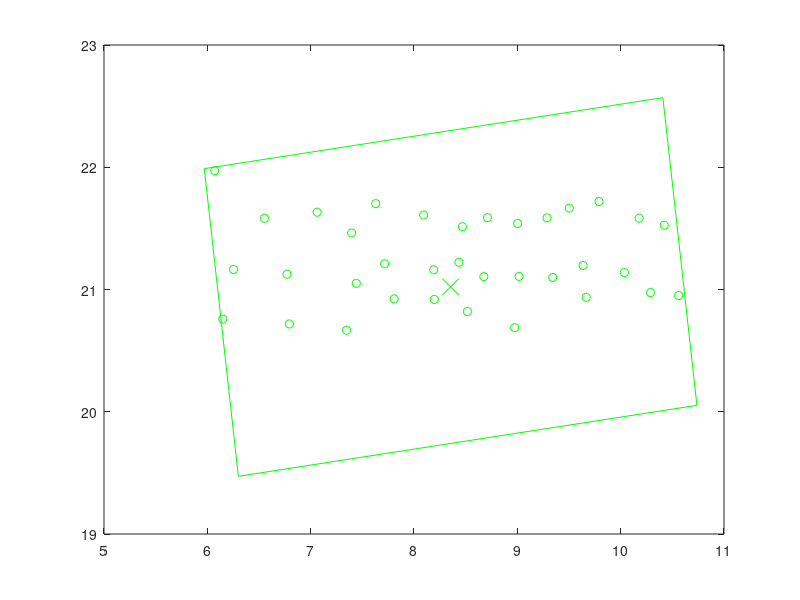

MATLAB code for this plot: (Note: this script raises an error after producing the figure.)
close all;
figure;
Targets1_x = [6.149034427023067,6.071242559125707,6.253741464839371,6.553033182701285,6.7940947366912114,6.770777416225704,7.062740240192329,7.346880108088991,7.441747821032568,7.396361475185413,7.6295215401933,7.71524257869214,7.808179376149892,8.093873043077787,8.196995490622259,8.190884100570226,8.434507637992768,8.517094097972242,8.469046474565815,8.676011701702185,8.711023839235326,8.973801172988045,9.01704417428634,9.00301745444255,9.342396833868811,9.287133451503472,9.502847475415408,9.666531989608025,9.636705401421313,9.790060339350235,10.03684924653274,10.179109644100219,10.288583592379196,10.421320199047344,10.560507600576656,];
Targets1_y = [
20.75768898176899,21.971883255428843,21.16386879364153,21.582706974932762,20.718362473518685,21.12485781936462,21.632325347801302,20.666964031746158,21.05052609398604,21.46266644932877,21.702208806311763,21.210023213207588,20.923554552155927,21.609378223385526,20.91896235911083,21.161330681044653,21.223065619485737,20.820058097778023,21.51341306193993,21.105346966631885,21.587730946508792,20.687832503715423,21.10730175295345,21.540609163807964,21.09867301151912,21.586311043628516,21.66572521344317,20.936305295296417,21.196901572854816,21.72036444826658,21.138332004173698,21.58355358156374,20.975024606435674,21.52565279247487,20.950873818986363,];
center1_x = [8.354342344890089];
center1_y = [21.020603321293827];
image_corners1_x = [10.408517903451672,5.970932235722346,6.300166786328505,10.737752454057832,10.408517903451672];
image_corners1_y = [22.56917306285595,21.988622805287086,19.472033579731704,20.052583837300567,22.56917306285595];
plot(Targets1_x, Targets1_y,'go',image_corners1_x,image_corners1_y,'g');
hold on;
plot(center1_x,center1_y,'gx','MarkerSize',12)
labs1 = ['C1'];
labelpoints(center1_x,center1_y,labs1,'NE',0.3,1)
axis equal;
axis tight;
hold on;
Targets2_x = [8.779642214907053,9.127353940170737,8.735762016218393,9.449407682790824,9.130925356830225,9.711709416447832,10.033763159067918,9.074744764526635,9.509680999410797,9.849863940005502,10.457241700441815,9.85987848675202,10.289700200608381,10.73910119873724,11.051118874976732,10.572716851922117,]
Targets2_y = [
21.511625151283262,21.480116844645888,21.0048294894961,21.538961594602064,21.021708516381977,21.623807239283693,21.68265198923987,20.589301082843512,21.033544520676415,21.143383843472026,21.559290560908785,20.87709628263732,21.104275253729313,21.511767447124278,21.524217777146056,20.956755907854788,]
center2_x = [10.933000384446217];
center2_y = [20.76749227375317];
image_corners2_x = [13.100035206215287,8.630970279692747,8.765965562677149,13.235030489199687,13.100035206215287];
image_corners2_y = [22.153733793515823,21.91569211118666,19.381250753990518,19.619292436319675,22.153733793515823];
plot(Targets2_x, Targets2_y,'bo',image_corners2_x,image_corners2_y,'b');
hold on;
plot(center2_x,center2_y,'bx','MarkerSize',12)
labs1 = ['C2'];
labelpoints(center2_x,center2_y,labs1,'NE',0.3,1)
axis equal;
axis tight;

set(gca,'XTickLabel',[0.5 1.25 2.5 3.75 5 6.25 7.5 8.75 10 11.25] );
set(gca,'YTickLabel',[0.5 1 1.5 2 2.5 3 3.5 4 4.5] );
